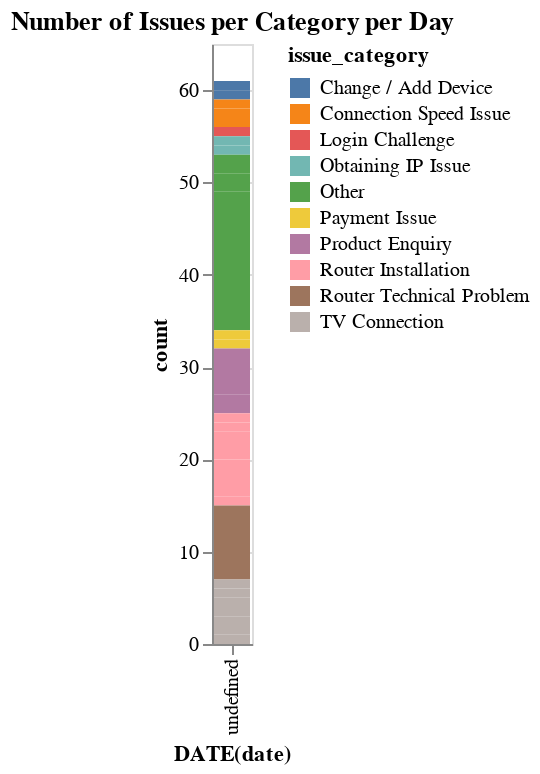

The code cell stored with this chart in its notebook:
### Markdown cell above
#### Altair

### Code cell
import altair as alt

alt.Chart(df).mark_bar().encode(
    x='DATE(date):O',
    y='count:Q',
    color='issue_category:N',
).properties(
    title='Number of Issues per Category per Day'
).interactive()

### Figure 1 — Vega-Lite specification as saved in the notebook (floating-point values rounded to 4 significant figures)
{"config": {"view": {"continuousWidth": 300, "continuousHeight": 300}}, "data": {"name": "data-269ab9fa186248e612d72de832dffe5b"}, "mark": {"type": "bar"}, "encoding": {"color": {"field": "issue_category", "type": "nominal"}, "x": {"field": "DATE(date)", "type": "ordinal"}, "y": {"field": "count", "type": "quantitative"}}, "params": [{"name": "param_2", "select": {"type": "interval", "encodings": ["x", "y"]}, "bind": "scales"}], "title": "Number of Issues per Category per Day", "$schema": "https://vega.github.io/schema/vega-lite/v5.15.1.json", "datasets": {"data-269ab9fa186248e612d72de832dffe5b": [{"date": "2023-10-23", "issue_category": "Other", "count": 5}, {"date": "2023-10-23", "issue_category": "TV Connection", "count": 1}, {"date": "2023-10-24", "issue_category": "Change / Add Device", "count": 1}, {"date": "2023-10-24", "issue_category": "Other", "count": 9}, {"date": "2023-10-24", "issue_category": "Router Installation", "count": 1}, {"date": "2023-10-24", "issue_category": "TV Connection", "count": 2}, {"date": "2023-10-25", "issue_category": "Payment Issue", "count": 1}, {"date": "2023-10-25", "issue_category": "Product Enquiry", "count": 2}, {"date": "2023-10-25", "issue_category": "Router Installation", "count": 4}, {"date": "2023-10-25", "issue_category": "TV Connection", "count": 2}, {"date": "2023-10-26", "issue_category": "Change / Add Device", "count": 1}, {"date": "2023-10-26", "issue_category": "Other", "count": 1}, {"date": "2023-10-26", "issue_category": "Product Enquiry", "count": 3}, {"date": "2023-10-26", "issue_category": "Router Installation", "count": 3}, {"date": "2023-10-26", "issue_category": "TV Connection", "count": 1}, {"date": "2023-10-27", "issue_category": "Obtaining IP Issue", "count": 1}, {"date": "2023-10-27", "issue_category": "Other", "count": 2}, {"date": "2023-10-27", "issue_category": "Payment Issue", "count": 1}, {"date": "2023-10-27", "issue_category": "Product Enquiry", "count": 2}, {"date": "2023-10-27", "issue_category": "Router Technical Problem", "count": 2}, {"date": "2023-10-27", "issue_category": "TV Connection", "count": 1}, {"date": "2023-10-28", "issue_category": "Connection Speed Issue", "count": 2}, {"date": "2023-10-28", "issue_category": "Login Challenge", "count": 1}, {"date": "2023-10-28", "issue_category": "Obtaining IP Issue", "count": 1}, {"date": "2023-10-28", "issue_category": "Other", "count": 2}, {"date": "2023-10-28", "issue_category": "Router Installation", "count": 1}, {"date": "2023-10-28", "issue_category": "Router Technical Problem", "count": 4}, {"date": "2023-10-31", "issue_category": "Connection Speed Issue", "count": 1}, {"date": "2023-10-31", "issue_category": "Router Installation", "count": 1}, {"date": "2023-10-31", "issue_category": "Router Technical Problem", "count": 2}]}}
